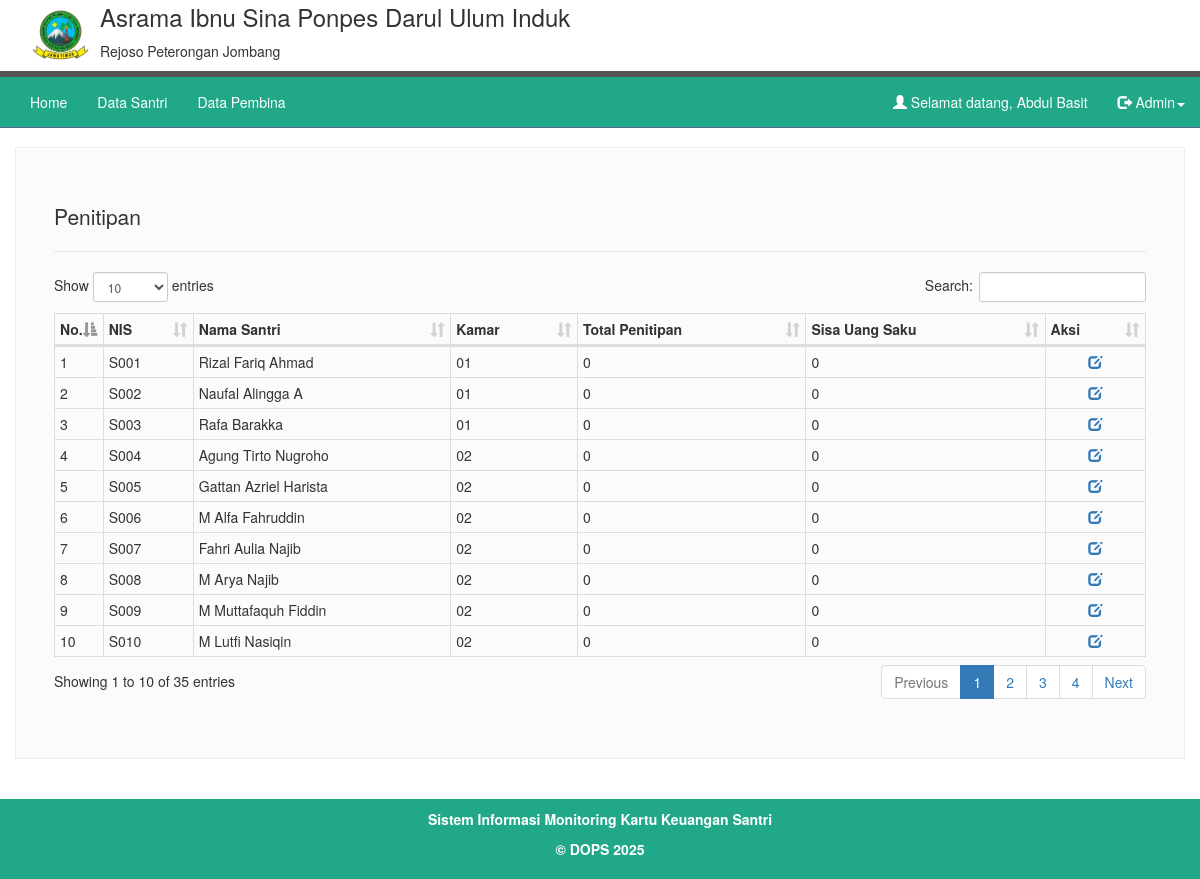
Page /penitipan/lap-penitipan.php (signed in) on the committed database.
### tables this page shows
CREATE TABLE IF NOT EXISTS `tb_santri` (
  `NIS` varchar(15) NOT NULL,
  `NamaSantri` varchar(50) NOT NULL,
  `JenisKelamin` varchar(10) NOT NULL,
  `TempatLahir` varchar(50) NOT NULL,
  `TanggalLahir` date NOT NULL,
  `KodeKmr` int NOT NULL,
  `AlamatSantri` varchar(50) NOT NULL,
  `NoHpOrtu` varchar(15) NOT NULL,
  PRIMARY KEY (`NIS`)
);

### penitipan/lap-penitipan.php (the view, shortened to what this page needs)
<?php
if ($_SESSION['StatusLogin'] == "OK") {
?>
  <!DOCTYPE html>
  <html lang="en">
  <head>
    <link href="../assets/css/bootstrap.min.css" rel="stylesheet">
    <link href="../assets/css/sticky-footer-navbar.css" rel="stylesheet">
    <link href="../assets/css/navbar-static-top.css" rel="stylesheet">
    <link rel="stylesheet" type="text/css" href="../assets/datatables/datatables.min.css" />
  </head>
  <body>
    <?php
    include '../menu.php';
    ?>
    <div class="container container-form">
      <div class="row">
        <legend>Penitipan</legend>
        <div class="table-responsive">
          <table class="table table-condensed table-bordered" id="example2">
            <thead>
              <tr>
                <th width='5'>No.</th>
                <th>NIS</th>
                <th>Nama Santri</th>
                <th>Kamar</th>
                <th>Total Penitipan</th>
                <th>Sisa Uang Saku</th>
                <th align="center">Aksi</th>
              </tr>
            </thead>
            <tbody>
              <?php
              include '../lib/koneksi.php';
              if ($_SESSION['level'] == 'Walisantri') {
                $sql = "SELECT *,
                (SELECT NamaKmr FROM tb_kamar WHERE KodeKmr = tb_santri.KodeKmr) AS kamar,
                (SELECT SUM(nominal) FROM tb_penitipan WHERE status = 'success' AND nis = tb_santri.NIS) AS nominal ,
                (SELECT SUM(nominal) FROM tb_pengambilan WHERE nis = tb_santri.NIS) AS nominal_pengambilan ,
                (SELECT SUM(nominal) FROM tb_tabungan WHERE nis = tb_santri.NIS) AS nominal_tabungan ,
                (SELECT SUM(nominal) FROM tb_uangbelanja WHERE nis = tb_santri.NIS) AS nominal_uangbelanja
                FROM tb_santri where NIS = '" . $_SESSION['id'] . "'";
              } else {
                $sql = "SELECT *,
                (SELECT NamaKmr FROM tb_kamar WHERE KodeKmr = tb_santri.KodeKmr) AS kamar,
                (SELECT SUM(nominal) FROM tb_penitipan WHERE status = 'success' AND nis = tb_santri.NIS) AS nominal ,
                (SELECT SUM(nominal) FROM tb_pengambilan WHERE nis = tb_santri.NIS) AS nominal_pengambilan ,
                (SELECT SUM(nominal) FROM tb_tabungan WHERE nis = tb_santri.NIS) AS nominal_tabungan ,
                (SELECT SUM(nominal) FROM tb_uangbelanja WHERE nis = tb_santri.NIS) AS nominal_uangbelanja
                FROM tb_santri";
              }
              $result = mysqli_query($conn, $sql);
              $rows = mysqli_num_rows($result);
              if ($rows == 0) {
                echo "<td colspan='11'>Data kosong. Silakan tambah data!</td>";
              } else {
                $No = 1;
                while ($data = mysqli_fetch_array($result)) {
              ?>
                  <tr>
                    <td><?php echo $No; ?></td>
                    <td><?php echo $data['NIS']; ?></td>
                    <td><?php echo $data['NamaSantri']; ?></td>
                    <td><?php echo $data['kamar']; ?></td>
                    <td><?php echo number_format($data['nominal'], 0, ',', '.'); ?></td>
                    <td><?php echo number_format($data['nominal'] - $data['nominal_pengambilan'] - $data['nominal_tabungan'] - $data['nominal_uangbelanja'], 0, ',', '.'); ?></td>
                    <td align="center">
                      <a href="detail-lap-penitipan.php?nis=<?php echo $data['NIS']; ?>">
                        <span class="glyphicon glyphicon-edit" aria-hidden="true" title="Detail"></span>
                      </a>
                    </td>
                  </tr>
              <?php
                  $No++;
                }
              }
              ?>
            </tbody>
          </table>
        </div>
      </div>
    </div>
    <?php
    include '../footer.php';
    ?>
  </body>
  </html>
<?php
} else {
  header("location:../login.php");
}
?>

### assets/css/sticky-footer-navbar.css (style rules this page uses)
html { position: relative; min-height: 100%; }
body { margin-bottom: 60px; }
.container-form { background-color: #fbfbfb; padding: 53px !important; border: 1px solid #eee; }
legend { padding-bottom: 20px !important; }
body > .container { padding: 0px 15px 0; }

### assets/css/navbar-static-top.css (style rules this page uses)
body { min-height: 500px; height: auto; }

### rows in the picture
tb_santri: NIS "S001", NamaSantri "Rizal Fariq Ahmad", kamar "01", nominal "0", nominal_uangbelanja "0"
tb_santri: NIS "S002", NamaSantri "Naufal Alingga A", kamar "01", nominal "0", nominal_uangbelanja "0"
tb_santri: NIS "S003", NamaSantri "Rafa Barakka", kamar "01", nominal "0", nominal_uangbelanja "0"
tb_santri: NIS "S004", NamaSantri "Agung Tirto Nugroho", kamar "02", nominal "0", nominal_uangbelanja "0"
tb_santri: NIS "S005", NamaSantri "Gattan Azriel Harista", kamar "02", nominal "0", nominal_uangbelanja "0"
tb_santri: NIS "S006", NamaSantri "M Alfa Fahruddin", kamar "02", nominal "0", nominal_uangbelanja "0"
tb_santri: NIS "S007", NamaSantri "Fahri Aulia Najib", kamar "02", nominal "0", nominal_uangbelanja "0"
tb_santri: NIS "S008", NamaSantri "M Arya Najib", kamar "02", nominal "0", nominal_uangbelanja "0"
tb_santri: NIS "S009", NamaSantri "M Muttafaquh Fiddin", kamar "02", nominal "0", nominal_uangbelanja "0"
tb_santri: NIS "S010", NamaSantri "M Lutfi Nasiqin", kamar "02", nominal "0", nominal_uangbelanja "0"

### other values in the picture
nama() "Asrama Ibnu Sina Ponpes Darul Ulum Induk"
alm() "Rejoso Peterongan Jombang"
$_SESSION['nama'] "Abdul Basit"
$_SESSION['level'] "Admin"
